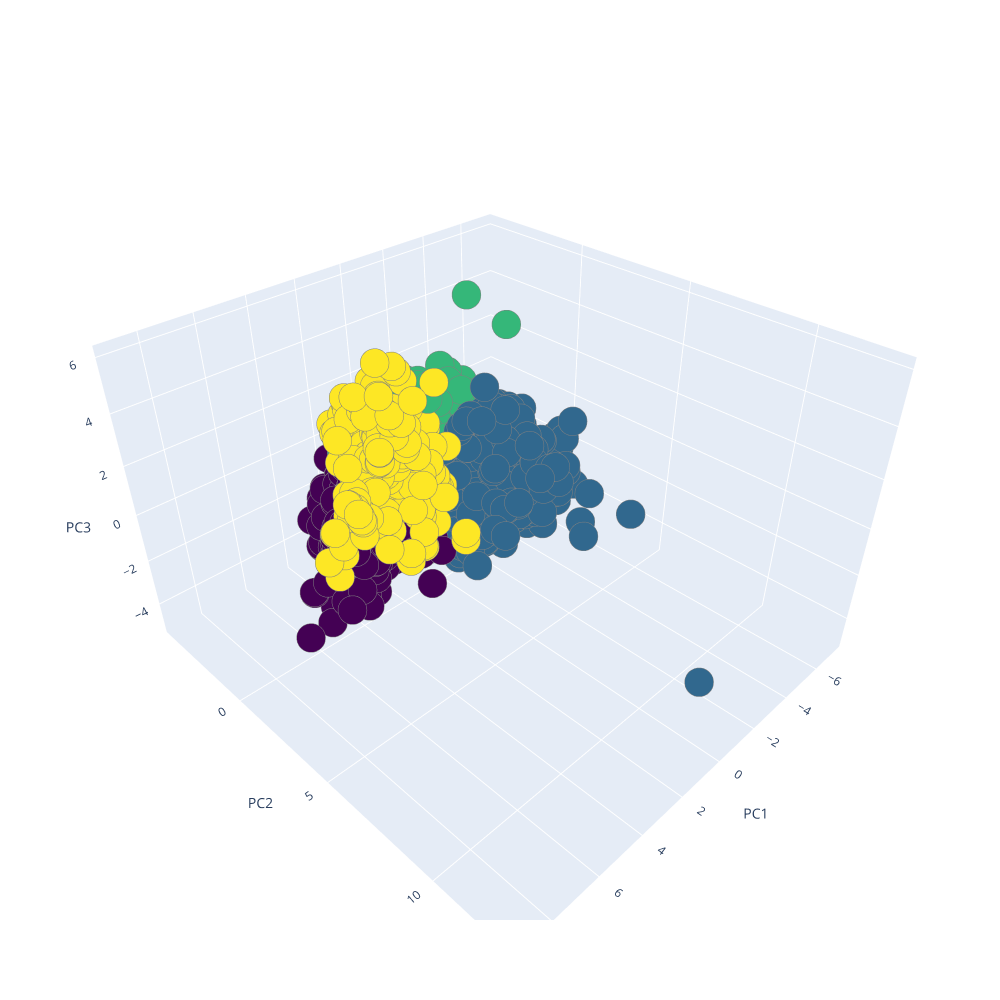

The notebook cell saved with this chart:
### Code cell
pca2 = PCA(n_components=3).fit(df_scale)
pca2d = pca2.transform(df_scale)
Scene = dict(xaxis = dict(title  = 'PC1'),yaxis = dict(title  = 'PC2'),zaxis = dict(title  = 'PC3'))
labels = labels_pca_scale
trace = go.Scatter3d(x=pca2d[:,0], y=pca2d[:,1], z=pca2d[:,2], mode='markers',marker=dict(color = labels, colorscale='Viridis', size = 10, line = dict(color = 'gray',width = 5)))
layout = go.Layout(margin=dict(l=0,r=0),scene = Scene, height = 1000,width = 1000)
data = [trace]
fig = go.Figure(data = data, layout = layout)
fig.show()

### Figure 1 — Plotly figure (JSON) as saved in the notebook; plotly's stock layout.template omitted (floating-point values rounded to 4 significant figures; data arrays with more than 128 entries replaced by an {"elided": "..."} marker saying what was removed)
{"data": [{"marker": {"color": {"elided": "6497 int values"}, "colorscale": [[0, "#440154"], [0.1111, "#482878"], [0.2222, "#3e4989"], [0.3333, "#31688e"], [0.4444, "#26828e"], [0.5556, "#1f9e89"], [0.6667, "#35b779"], [0.7778, "#6ece58"], [0.8889, "#b5de2b"], [1, "#fde725"]], "line": {"color": "gray", "width": 5}, "size": 10}, "mode": "markers", "type": "scatter3d", "x": {"elided": "6497 float values"}, "y": {"elided": "6497 float values"}, "z": {"elided": "6497 float values"}}], "layout": {"height": 1000, "margin": {"l": 0, "r": 0}, "scene": {"xaxis": {"title": {"text": "PC1"}}, "yaxis": {"title": {"text": "PC2"}}, "zaxis": {"title": {"text": "PC3"}}}, "width": 1000}}
